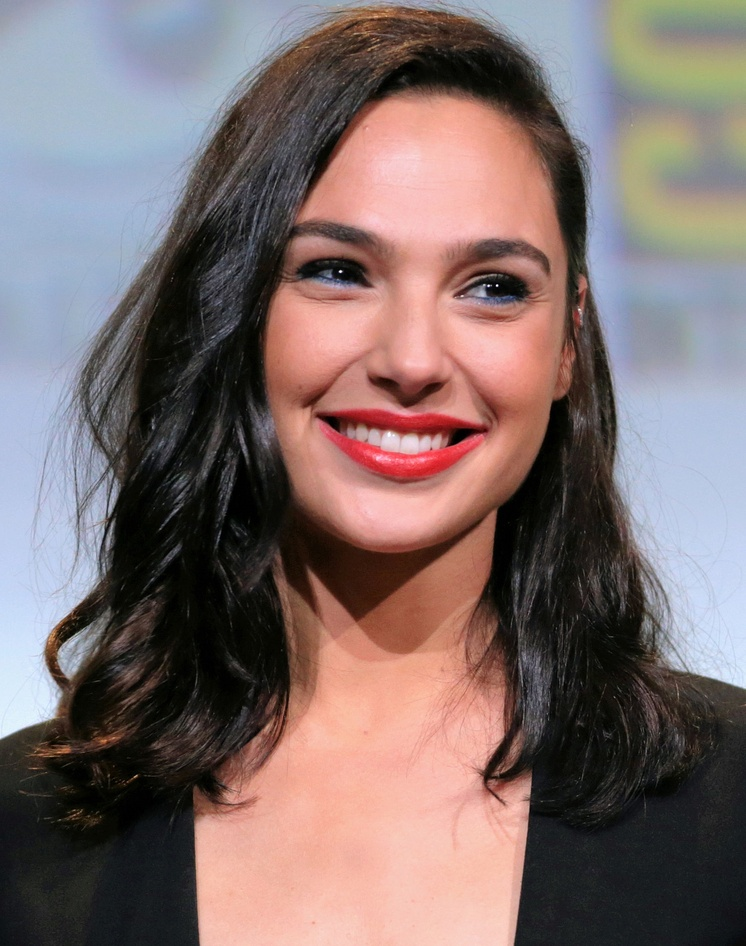
#> input picture train photos/Gal Gad/1.jpg, 746 x 946 px, shrunk from 1752 x 2224 before the run, found by its file name; its folder holds only this picture in this run
$ python face_trained.py
#> lines starting #> are read from the running program, lines starting #| are printed output that depends on the picture
import os
import numpy as np
import cv2 as cv

people=[]
for i in os.listdir(r'D:\Open CV\train photos'):
    people.append(i)
#> pass 2 of the loop `for i in os.listdir(r'D:\Open CV\train photos'):`:

dir=r"D:\Open CV\train photos"
hara_caascade= cv.CascadeClassifier("hara_face.xml")

features=[]
labels=[]


def create_train():
    for person in people:
        path= os.path.join(dir,person)
        label=people.index(person)

        for image in os.listdir(path):
            ima_path=os.path.join(path,image)
            img_array = cv.imread(ima_path)
#> img_array is the input picture: shape (946, 746, 3); mean B, G, R 107.8, 109, 126
            gray=cv.cvtColor(img_array,cv.COLOR_BGR2GRAY)
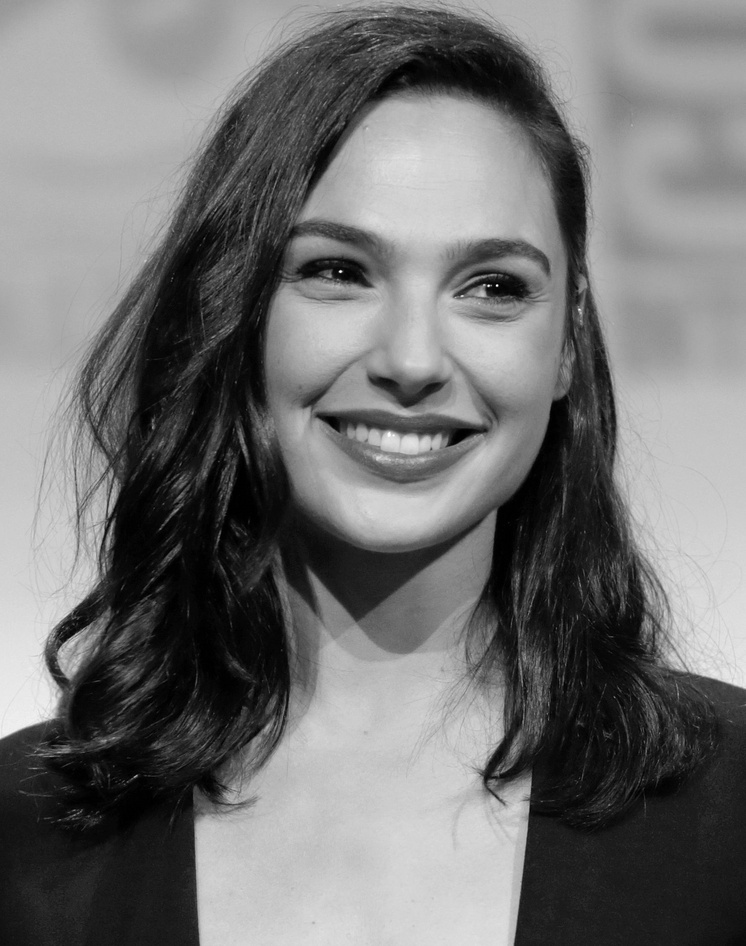
#> gray: shape (946, 746); min 0, max 254, mean 113.9

            faces_rect=hara_caascade.detectMultiScale(gray,scaleFactor=1.1,minNeighbors=4)
#> faces_rect = [[214, 122, 405, 405]]
            for (x,y,w,h) in faces_rect:
                faces_roi=gray[y:y+h,x:x+w]
                features.append(faces_roi)
                labels.append(label)
#> this loop made 1 pass
#> pass 1, in create_train, `faces_roi=gray[y:y+h,x:x+w]`:
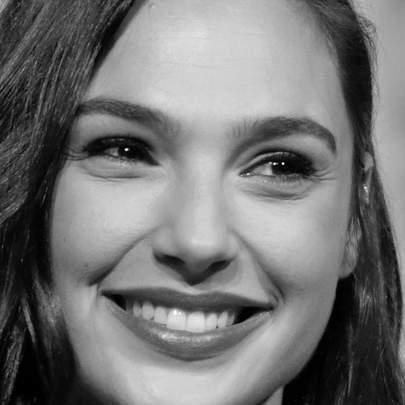
#> faces_roi: shape (405, 405); min 0, max 254, mean 116.3
#> after the loop, features = 1 item; labels = [0]
#> pass 2 of the loop in create_train, `for person in people:`:
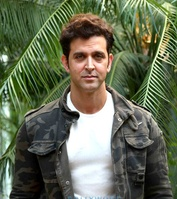
#> input picture train photos/Ritik/1.jpg, 177 x 199 px, shrunk from 416 x 468 before the run, found by its file name
#> in create_train, img_array is the input picture: shape (199, 177, 3); mean B, G, R 85.3, 108.4, 101.6
#> in create_train, `gray=cv.cvtColor(img_array,cv.COLOR_BGR2GRAY)`:
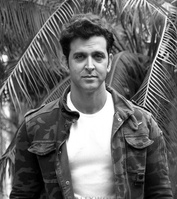
#> gray: shape (199, 177); min 0, max 255, mean 103.8
#> faces_rect = [[60, 35, 57, 57]]
#> the loop in create_train, `for (x,y,w,h) in faces_rect:` made 1 pass
#> pass 1, in create_train, `faces_roi=gray[y:y+h,x:x+w]`:
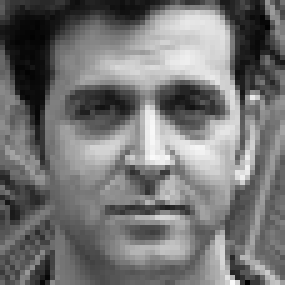
#> faces_roi: shape (57, 57) (shown 5 times larger); min 1, max 250, mean 116.6
#> after the loop in create_train, `for (x,y,w,h) in faces_rect:`: features = 2 items; labels = [0, 1]
create_train()
print("length of the features:", len(features))
#| length of the features: 2
print("length of the labels:",len(labels))
#| length of the labels: 2
print("training part is done..............")
features=np.array(features,dtype='object')
labels=np.array(labels)

#crating the face recogniser
face_recognizer = cv.face.LBPHFaceRecognizer_create()
#training the recognizer on the features list and the labels list
face_recognizer.train(features,labels)

face_recognizer.save('face_trained.yml')
np.save('features.npy',features)
np.save('labels.npy',labels)
